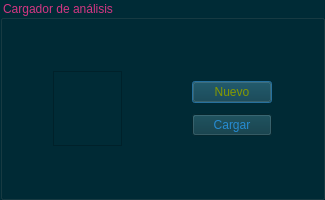
<?xml version="1.0" encoding="UTF-8"?>
<ui version="4.0">
 <class>Dialog</class>
 <widget class="QDialog" name="Dialog">
  <property name="windowModality">
   <enum>Qt::WindowModal</enum>
  </property>
  <property name="enabled">
   <bool>true</bool>
  </property>
  <property name="geometry">
   <rect>
    <x>0</x>
    <y>0</y>
    <width>325</width>
    <height>200</height>
   </rect>
  </property>
  <property name="minimumSize">
   <size>
    <width>325</width>
    <height>200</height>
   </size>
  </property>
  <property name="maximumSize">
   <size>
    <width>325</width>
    <height>200</height>
   </size>
  </property>
  <property name="cursor">
   <cursorShape>PointingHandCursor</cursorShape>
  </property>
  <property name="windowTitle">
   <string>MXTRIX Designer</string>
  </property>
  <property name="windowOpacity">
   <double>1.000000000000000</double>
  </property>
  <property name="sizeGripEnabled">
   <bool>false</bool>
  </property>
  <property name="modal">
   <bool>true</bool>
  </property>
  <widget class="QGroupBox" name="groupBox">
   <property name="enabled">
    <bool>true</bool>
   </property>
   <property name="geometry">
    <rect>
     <x>0</x>
     <y>0</y>
     <width>325</width>
     <height>200</height>
    </rect>
   </property>
   <property name="maximumSize">
    <size>
     <width>325</width>
     <height>200</height>
    </size>
   </property>
   <property name="cursor">
    <cursorShape>PointingHandCursor</cursorShape>
   </property>
   <property name="mouseTracking">
    <bool>true</bool>
   </property>
   <property name="autoFillBackground">
    <bool>false</bool>
   </property>
   <property name="styleSheet">
    <string notr="true">background-color: rgb(0, 43, 54);
color: rgb(211, 54, 130);



</string>
   </property>
   <property name="title">
    <string>Cargador de análisis</string>
   </property>
   <property name="flat">
    <bool>true</bool>
   </property>
   <layout class="QHBoxLayout">
    <property name="spacing">
     <number>10</number>
    </property>
    <property name="sizeConstraint">
     <enum>QLayout::SetDefaultConstraint</enum>
    </property>
    <property name="leftMargin">
     <number>50</number>
    </property>
    <property name="topMargin">
     <number>50</number>
    </property>
    <property name="rightMargin">
     <number>50</number>
    </property>
    <property name="bottomMargin">
     <number>50</number>
    </property>
    <item>
     <widget class="QLabel" name="label">
      <property name="maximumSize">
       <size>
        <width>75</width>
        <height>75</height>
       </size>
      </property>
      <property name="sizeIncrement">
       <size>
        <width>50</width>
        <height>50</height>
       </size>
      </property>
      <property name="baseSize">
       <size>
        <width>50</width>
        <height>50</height>
       </size>
      </property>
      <property name="frameShape">
       <enum>QFrame::StyledPanel</enum>
      </property>
      <property name="text">
       <string/>
      </property>
      <property name="pixmap">
       <pixmap resource="dialog1.qrc">:/dialog1/beam(2).svg</pixmap>
      </property>
      <property name="scaledContents">
       <bool>true</bool>
      </property>
      <property name="margin">
       <number>0</number>
      </property>
     </widget>
    </item>
    <item>
     <layout class="QVBoxLayout" name="verticalLayout">
      <property name="spacing">
       <number>0</number>
      </property>
      <property name="sizeConstraint">
       <enum>QLayout::SetDefaultConstraint</enum>
      </property>
      <property name="leftMargin">
       <number>60</number>
      </property>
      <item>
       <widget class="QPushButton" name="pushButton_2">
        <property name="maximumSize">
         <size>
          <width>100</width>
          <height>16777215</height>
         </size>
        </property>
        <property name="focusPolicy">
         <enum>Qt::StrongFocus</enum>
        </property>
        <property name="styleSheet">
         <string notr="true">background-color: rgb(7, 54, 66);
color: rgb(133, 153, 0);
font: 75 9pt &quot;MS Shell Dlg 2&quot;;
</string>
        </property>
        <property name="text">
         <string>Nuevo</string>
        </property>
        <property name="icon">
         <iconset>
          <normaloff>../../Users/ANAYA/Downloads/_ionicons_svg_md-create.svg</normaloff>../../Users/ANAYA/Downloads/_ionicons_svg_md-create.svg</iconset>
        </property>
       </widget>
      </item>
      <item>
       <widget class="QPushButton" name="pushButton">
        <property name="maximumSize">
         <size>
          <width>100</width>
          <height>16777215</height>
         </size>
        </property>
        <property name="styleSheet">
         <string notr="true">background-color: rgb(7, 54, 66);
color: rgb(38, 139, 210);
font: 75 9pt &quot;MS Shell Dlg 2&quot;;</string>
        </property>
        <property name="text">
         <string>Cargar</string>
        </property>
        <property name="icon">
         <iconset>
          <normaloff>../../Users/ANAYA/Downloads/_ionicons_svg_md-folder-open.svg</normaloff>../../Users/ANAYA/Downloads/_ionicons_svg_md-folder-open.svg</iconset>
        </property>
       </widget>
      </item>
     </layout>
    </item>
   </layout>
  </widget>
 </widget>
 <resources>
  <include location="dialog1.qrc"/>
 </resources>
 <connections/>
</ui>
